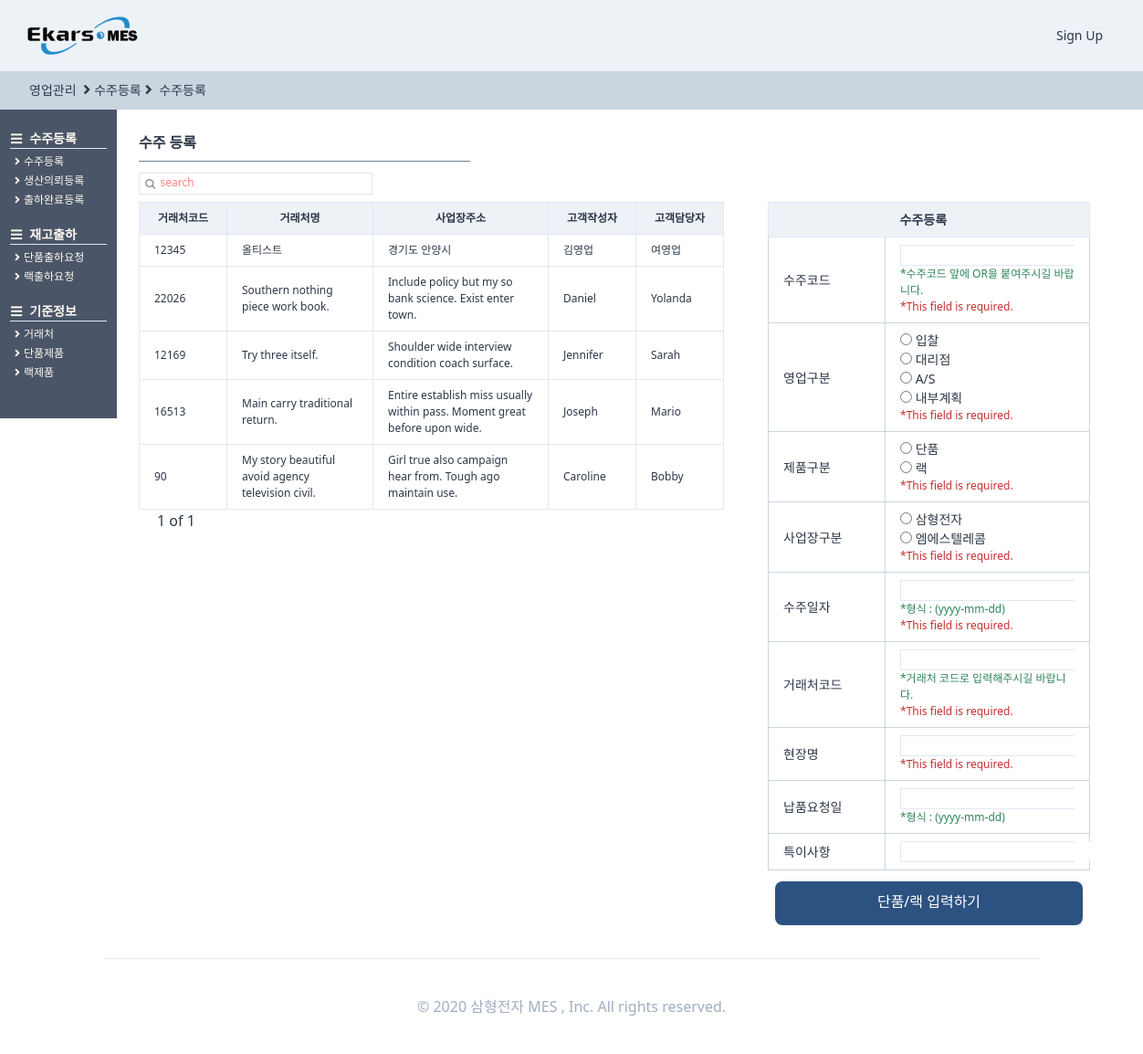
Screenshot of /orders/orderregister/ with the database file from the repository.
### StandardInformation/models.py (models this page shows, shortened)
class CustomerPartner(TimeStampedModel):
    고객 = "고객"
    대리점 = "대리점"
    공급처 = "공급처"
    거래처_CHOICES = (
        (고객, "고객"),
        (대리점, "대리점"),
        (공급처, "공급처"),
    )
    고객작성자 = models.ForeignKey(
        "users.User", related_name="고객거래처작성자", on_delete=models.SET_NULL, null=True
    )
    작성일 = models.DateField(auto_now=True, auto_now_add=False)
    거래처구분 = models.CharField(choices=거래처_CHOICES, max_length=4, default=공급처)
    거래처코드 = models.CharField(max_length=50, null=True)
    거래처명 = models.CharField(max_length=70, null=True)
    사업자등록번호 = models.CharField(max_length=50, null=True)
    고객담당자 = models.ForeignKey(
        "users.User", related_name="고객거래처담당자", on_delete=models.SET_NULL, null=True
    )
    연락처 = models.CharField(max_length=50, blank=True)
    이메일 = models.EmailField(max_length=254)
    사업장주소 = models.CharField(max_length=70, blank=True, null=True)
    사업자등록증첨부 = models.FileField(blank=True, null=True)
    특이사항 = models.TextField(blank=True, null=True)
    사용여부 = models.BooleanField(default=False)
    class Meta:
        verbose_name = "고객"
        verbose_name_plural = "고객"

### users/models.py (models this page shows)
class User(AbstractUser,TimeStampedModel):
    부서 = models.ForeignKey(
        "Part", related_name="user", on_delete=models.CASCADE, null=True
    )
    class Meta:
        verbose_name = "사용자"
        verbose_name_plural = "사용자"
    def __str__(self):
        return self.first_name

### orders/views.py (the view, shortened to what this page needs)
# urls.py: path("orderregister/", views.orderregister, name="orderregister"),
def orderregister(request):
    form = forms.UploadOrderForm(request.POST)
    search = request.GET.get("search")
    if search is None:
        customer = SI_models.CustomerPartner.objects.all().order_by("-created")
        s_bool = False
    pagediv = 10
    totalpage = int(math.ceil(len(customer) / pagediv))
    paginator = Paginator(customer, pagediv, orphans=0)
    page = request.GET.get("page", "1")
    customer = paginator.get_page(page)
    nextpage = int(page) + 1
    previouspage = int(page) - 1
    notsamebool = True
    seletelist = ["제품구분", "영업구분", "사업장구분"]
    if int(page) == totalpage:
        notsamebool = False
    if (search is None) or (search == ""):
        search = "search"
    return render(
        request,
        "orders/orderregister.html",
        {
            "customer": customer,
            "form": form,
            "search": search,
            "page": page,
            "totalpage": totalpage,
            "notsamebool": notsamebool,
            "nextpage": nextpage,
            "previouspage": previouspage,
            "s_bool": s_bool,
            "seletelist": seletelist,
        },
    )

### core/managers.py (called while the page is built)
    def get_or_none(self, **kwargs):
        try:
            return self.get(**kwargs)
        except self.model.DoesNotExist:
            return None

### orders/forms.py (called while the page is built, shortened)
    def clean(self):
        cleaned_data = super().clean()
        code = self.cleaned_data.get("수주코드")
        order = models.OrderRegister.objects.get_or_none(수주코드=code)
        거래처코드 = self.cleaned_data.get("거래처코드")
        customer = SI_models.CustomerPartner.objects.get_or_none(거래처코드=거래처코드)

### templates/orders/orderregister.html (shortened to what this page needs)
{%extends "orders/ordershome.html"%}
{%load static%}
{%block head_title%}
<i class="fas fa-angle-right mx-1 text-base"></i>수주등록<i class="fas fa-angle-right text-base mx-1"></i>
<a href="{%url "orders:orderregister"%}" class="hover:font-bold">
    수주등록
</a>
{%endblock head_title %}
{%block main_contens%}
<div class="w-11/12 h-full ml-32 -mt-6 font-normal pt-12 flex flex-row">
    <div class="flex flex-col p-6 w-full ">
        <span class="border-b w-1/3 mb-3 border-gray-600 pb-2 font-semibold text-base">수주 등록 </span>
        <div class="w-64 border h-6 mb-2">
            <form method="get" action="" class="w-full flex ">
                <button class="w-4 h-4 mt-1 ml-1  rounded-xl bg-cover bg-center"
                    style="background-image:url({% static 'img/search.png' %});"></button>
                <input name="search" placeholder={{search}}
                    class="ml-1 w-full border-none search-box text-xs font-medium placeholder-red-400 focus: outline-none" />
            </form>
        </div>
        <div class="flex ">
            <div class="flew flex-col">
                <table class="table-fixed font-light text-xs w-full">
                    <thead>
                        <tr>
                            <th class="border bg-gray-200 px-4 py-2 w-24">거래처코드</th>
                            <th class="border bg-gray-200 px-4 py-2 w-40">거래처명</th>
                            <th class="border bg-gray-200 px-4 py-2 w-48">사업장주소</th>
                            <th class="border bg-gray-200 px-4 py-2 w-24">고객작성자</th>
                            <th class="border bg-gray-200 px-4 py-2 w-24">고객담당자</th>
                        </tr>
                    </thead>
                    <tbody>
                        {%for list in customer%}
                        <tr>
                            <td class="border px-4 py-2 hover:text-blue-700">
                                {{list.거래처코드}}</td>
                            <td class="border px-4 py-2">{{list.거래처명}}</td>
                            <td class="border px-4 py-2">{{list.사업장주소}}</td>
                            <td class="border px-4 py-2">{{list.고객작성자}}</td>
                            <td class="border px-4 py-2">{{list.고객담당자}}</td>
                        </tr>
                        {%endfor%}
                    </tbody>
                </table>
                <div class="flex ml-2">
                    <span class="mx-3 font-medium  text-base">{{page}} of
                        {{totalpage}}</span>
                </div>
            </div>
            <div class=" flex flex-col px-12 justify-center items-center">
                <form method="POST" class="w-full flex flex-col justify-center" enctype="multipart/form-data">
                    <div class="w-full justify-center flex flex-col">
                        <table class="table-fixed text-sm w-full">
                            <thead>
                                <tr>
                                    <th class="border border-r-0 bg-gray-200 px-4 py-2 w-32"></th>
                                    <th class="border border-l-0 bg-gray-200 px-4 py-2 w-56 text-left">수주등록</th>
                                </tr>
                            </thead>
                            <tbody>
                                {% for field in form %}
                                <tr>
                                    <td class="border border-gray-400 px-4 py-2">
                                        {{field.name}}
                                    </td>
                                    <td class="border border-gray-400 px-4 py-2">
                                        <div
                                            class="  {%if field.name not in seletelist %} border hover:border-gray-500 w-full {%endif%} ">
                                            {{field}}</div>
                                        <div class="text-xs text-green-700 ">
                                            {{field.help_text}}
                                        </div>
                                        {% if field.errors %}
                                        {% for error in field.errors %}
                                        <div class="text-red-700 font-light text-xs">*{{error}}</div>
                                        {% endfor %}
                                        {% endif %}
                                    </td>
                                </tr>
                                {%endfor%}
                            </tbody>
                        </table>
                    </div>
                    <div class=" flex flex-row justify-around -mx-12">
                        <button class="btn-link bg-blue-800 text-white w-9/12 h-12 self-center my-3 pt-0 pb-1">
                            <div class="text-base font-medium">단품/랙 입력하기</div>
                        </button </div>
                </form>
            </div>
        </div>
    </div>
</div>
</div>
{%endblock main_contens %}

### rows the page displays
CustomerPartner: 거래처코드 "12345", 거래처명 "올티스트", 사업장주소 "경기도 안양시", 고객작성자 "김영업", 고객담당자 "여영업"
CustomerPartner: 거래처코드 "22026", 거래처명 "Southern nothing piece work book.", 사업장주소 "Include policy but my so bank science. Exist enter town.", 고객작성자 "Daniel", 고객담당자 "Yolanda"
CustomerPartner: 거래처코드 "12169", 거래처명 "Try three itself.", 사업장주소 "Shoulder wide interview condition coach surface.", 고객작성자 "Jennifer", 고객담당자 "Sarah"
CustomerPartner: 거래처코드 "16513", 거래처명 "Main carry traditional return.", 사업장주소 "Entire establish miss usually within pass. Moment great before upon wide.", 고객작성자 "Joseph", 고객담당자 "Mario"
CustomerPartner: 거래처코드 "90", 거래처명 "My story beautiful avoid agency television civil.", 사업장주소 "Girl true also campaign hear from. Tough ago maintain use.", 고객작성자 "Caroline", 고객담당자 "Bobby"

### other values shown
{{ page }} "1"
{{ totalpage }} "1"
{{ field.name }} "수주코드" "영업구분" "제품구분" "사업장구분" "수주일자" "거래처코드" "현장명" "납품요청일" "특이사항"
{{ field.help_text }} "*수주코드 앞에 OR을 붙여주시길 바랍니다." "*형식 : (yyyy-mm-dd)" "*거래처 코드로 입력해주시길 바랍니다." "*형식 : (yyyy-mm-dd)"
{{ error }} "This field is required." "This field is required." "This field is required." "This field is required." "This field is required." "This field is required." "This field is required."
